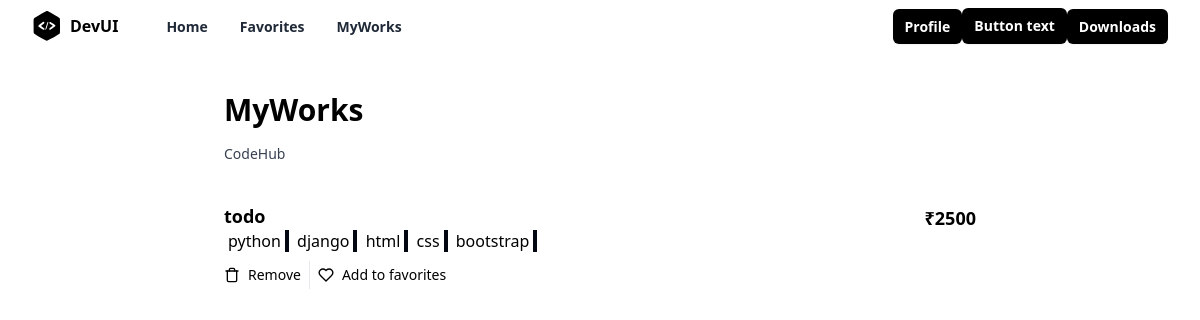
Screenshot of /works/all/ (signed in) with the database file from the repository.
### store/models.py (models this page shows, shortened)
class Project(models.Model):
    title=models.CharField(max_length=200)
    description=models.TextField()
    tag_objects=models.ManyToManyField(Tag)
    owner=models.ForeignKey(User,on_delete=models.CASCADE,related_name="projects")
    thumbnail=EmbedVideoField()
    price=models.PositiveIntegerField()
    files=models.FileField(upload_to="projects",null=True)
    created_date=models.DateTimeField(auto_now_add=True)
    updated_date=models.DateTimeField(auto_now=True)
    is_active=models.BooleanField(default=True)

class Tag(models.Model):
    title=models.CharField(max_length=200,unique=True)
    created_date=models.DateTimeField(auto_now_add=True)
    updated_date=models.DateTimeField(auto_now=True)
    is_active=models.BooleanField(default=True)
    def __str__(self) -> str:
        return self.title

### store/views.py (the view)
# urls.py: path("works/all/",views.MyProjectListView.as_view(),name="works-list"),
class MyProjectListView(View):
    def get(self,request,*args, **kwargs):
        qs=request.user.projects.all()
        return render(request,"store/Myprojects.html",{"works":qs})

### store/templates/store/Myprojects.html (shortened to what this page needs)
{% extends "store/base.html" %}
{%load embed_video_tags%}
{% block main_block %}
<div class="mx-auto flex max-w-3xl flex-col space-y-4 p-6 px-2 sm:p-10 sm:px-2">
    {%if works%}
    <h2 class="text-3xl font-bold">MyWorks</h2>
    <p class="mt-3 text-sm font-medium text-gray-700">
      CodeHub
    </p>
    <ul class="flex flex-col divide-y divide-gray-200">
      {%for w in works%}
      <li class="flex flex-col py-6 sm:flex-row sm:justify-between">
        <div class="flex w-full space-x-2 sm:space-x-4">
          <div class="flex w-full flex-col justify-between pb-4">
            <div class="flex w-full justify-between space-x-2 pb-2">
              <div class="space-y-1">
                <h3 class="text-lg font-semibold leading-snug sm:pr-8">
                  {{w.title}}
                </h3>
                {%for t in w.tag_objects.all%}
                <span class="border-e-4 px-1 border-gray-950">{{t}}</span>
                {%endfor%}
              </div>
              <div class="text-right">
                <p class="text-lg font-semibold">₹{{w.price}}</p>
              </div>
            </div>
            <div class="flex divide-x text-sm">
              <a
                href="{%url 'work-delete' w.id%}"
                type="button"
                class="flex items-center space-x-2 px-2 py-1 pl-0"
              >
                <span>Remove</span>
              </a>
              <button type="button" class="flex items-center space-x-2 px-2 py-1">
                <span>Add to favorites</span>
              </button>
            </div>
          </div>
        </div>
      </li>
      {%endfor%}
    </ul>
    {%else%}
      <h1>Your Projects are Empty</h1>
    {%endif%}
  </div>
{% endblock %}

### rows the page displays
Project: title "todo", price "2500"
Tag: title "python"
Tag: title "django"
Tag: title "html"
Tag: title "css"
Tag: title "bootstrap"
